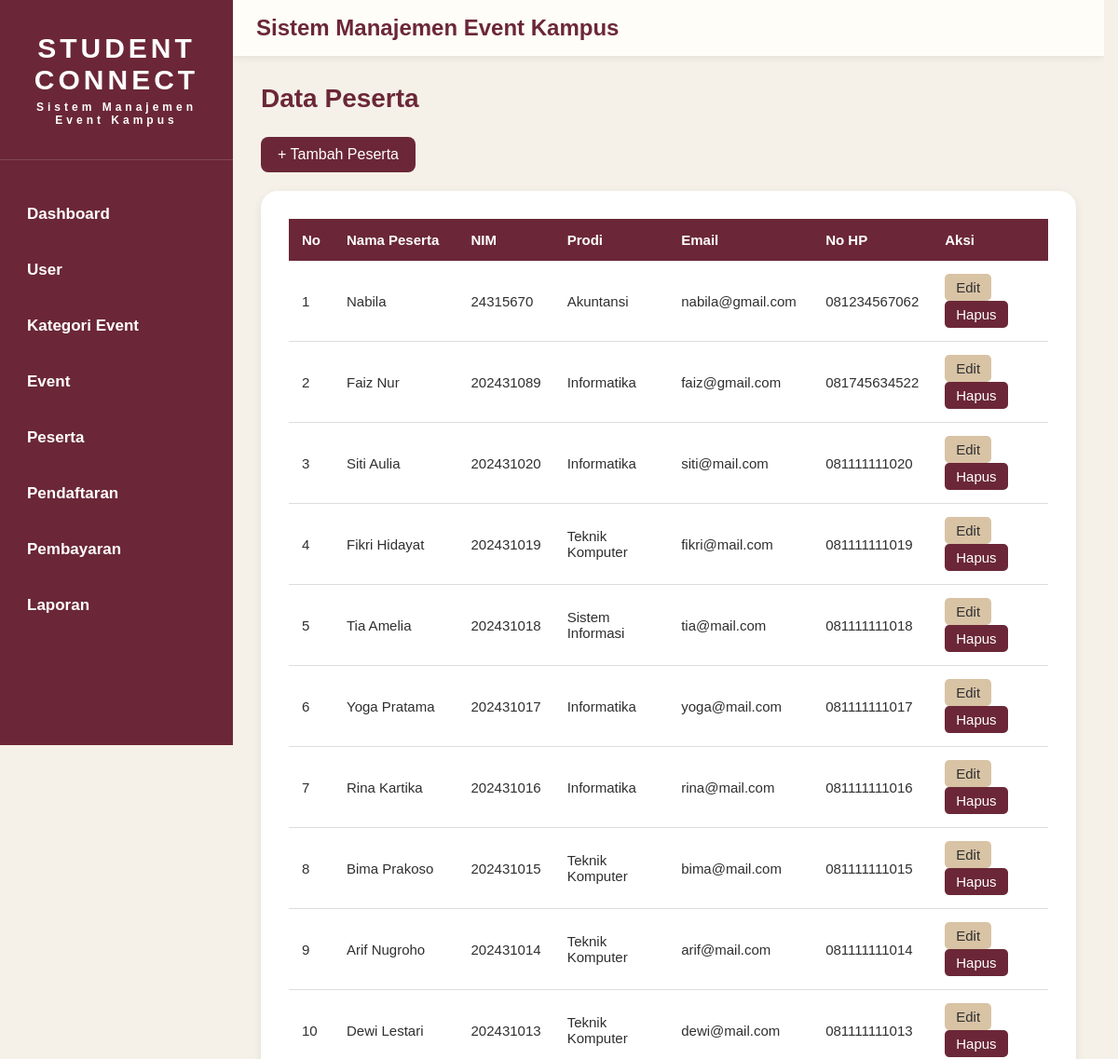
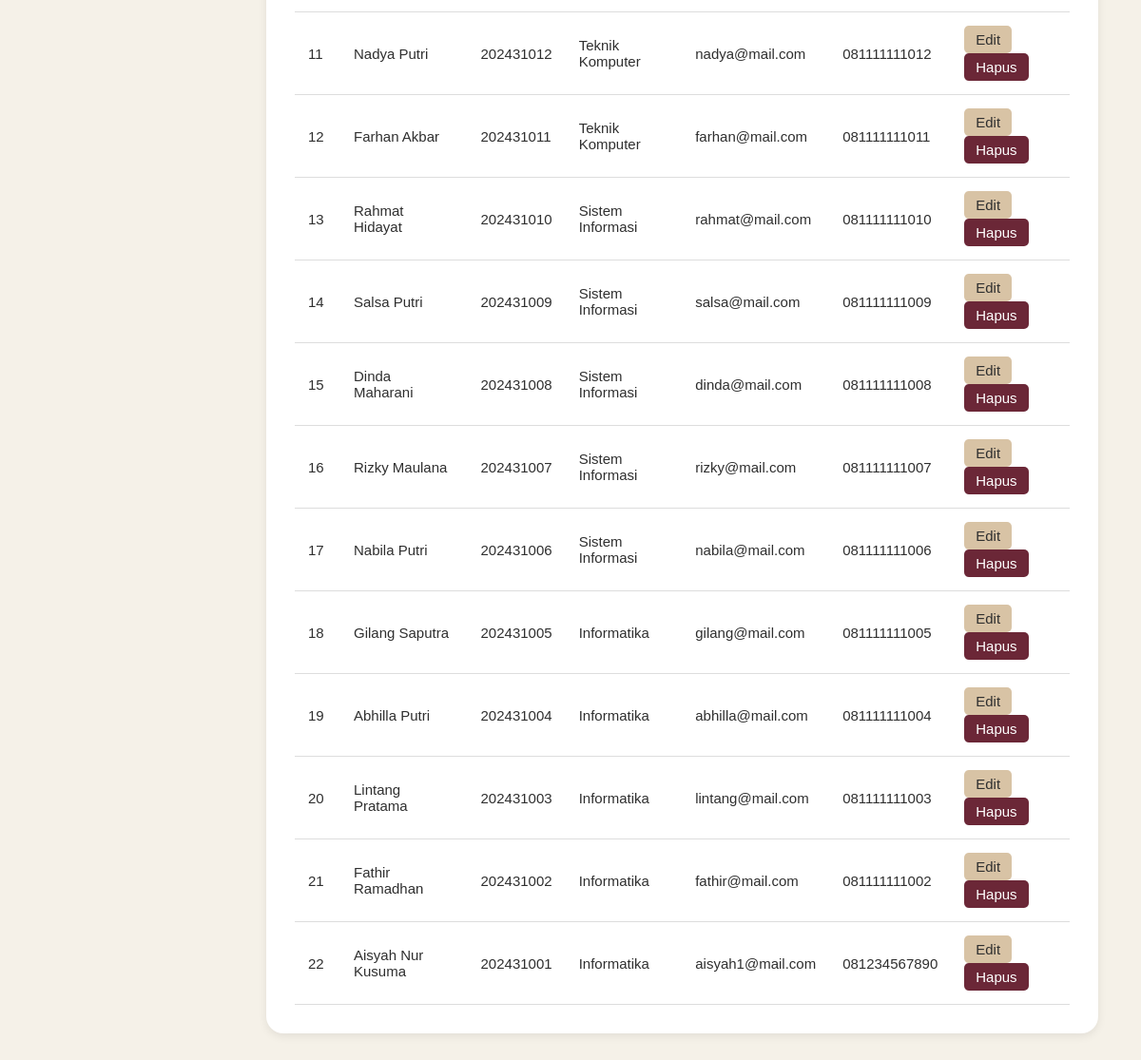
The page /peserta/index.php on the database its author committed (2 pictures, top to bottom).
### tables this page shows
CREATE TABLE `peserta` (
  `id_peserta` int(11) NOT NULL,
  `nama_peserta` varchar(100) NOT NULL,
  `nim` varchar(20) NOT NULL,
  `prodi` varchar(100) NOT NULL,
  `email` varchar(100) NOT NULL,
  `no_hp` varchar(15) NOT NULL
);

### peserta/index.php (the view, shortened to what this page needs)
<?php
include '../config/koneksi.php';
?>
<!DOCTYPE html>
<html lang="id">
<head>
<link rel="stylesheet" href="../assets/style.css">
</head>
<body>
<div class="wrapper">
    <?php include '../layout/sidebar.php'; ?>
    <div class="main-content">
        <?php include '../layout/header.php'; ?>
        <div class="content">
            <h2>Data Peserta</h2>
            <a href="tambah.php" class="btn-tambah">
                + Tambah Peserta
            </a>
            <div class="table-container">
                <table>
                    <thead>
                        <tr>
                            <th>No</th>
                            <th>Nama Peserta</th>
                            <th>NIM</th>
                            <th>Prodi</th>
                            <th>Email</th>
                            <th>No HP</th>
                            <th>Aksi</th>
                        </tr>
                    </thead>
                    <tbody>
                    <?php
                    $no = 1;
                    $query = mysqli_query(
                        $conn,
                        "SELECT * FROM peserta
                        ORDER BY id_peserta DESC"
                    );
                    while($data = mysqli_fetch_assoc($query)){
                    ?>
                    <tr>
                        <td><?= $no++; ?></td>
                        <td><?= $data['nama_peserta']; ?></td>
                        <td><?= $data['nim']; ?></td>
                        <td><?= $data['prodi']; ?></td>
                        <td><?= $data['email']; ?></td>
                        <td><?= $data['no_hp']; ?></td>
                        <td>
                            <a href="edit.php?id=<?= $data['id_peserta']; ?>"
                               class="btn-edit">
                               Edit
                            </a>
                            <a href="hapus.php?id=<?= $data['id_peserta']; ?>"
                               class="btn-hapus"
                               onclick="return confirm('Yakin ingin menghapus?')">
                               Hapus
                            </a>
                        </td>
                    </tr>
                    <?php } ?>
                    </tbody>
                </table>
            </div>
        </div>
    </div>
</div>
</body>
</html>

### assets/style.css (style rules this page uses)
html { scrollbar-gutter: stable; }
* { margin:0; padding:0; box-sizing:border-box; font-family:'Poppins',sans-serif; }
html, body { width:100%; min-height:100%; }
body { background:#F5F1E8; color:#2F2F2F; overflow-x:hidden; }
.wrapper { display:flex; width:100%; min-height:100vh; }
.main-content { flex:1; min-width:0; display:flex; flex-direction:column; }
.content > h2 { color:#6B2737; font-size:28px; font-weight:700; margin-bottom:25px; }
.content { flex:1; width:100%; padding:30px; }
.table-container { background:white; padding:30px; border-radius:18px; box-shadow:0 3px 10px rgba(0,0,0,.08); overflow-x:auto; }
table { width:100%; border-collapse:collapse; }
table th { background:#6B2737; color:white; padding:14px; text-align:left; font-size:15px; }
table td { padding:14px; border-bottom:1px solid #ddd; font-size:15px; }
.btn-tambah { display:inline-block; padding:10px 18px; background:#6B2737; color:white; text-decoration:none; border-radius:8px; margin-bottom:20px; }
.btn-edit { display:inline-block; padding:6px 12px; background:#D8C3A5; color:#2F2F2F; border-radius:5px; text-decoration:none; }
.btn-hapus { display:inline-block; padding:6px 12px; background:#6B2737; color:white; border-radius:5px; text-decoration:none; }

### rows shown on the page
peserta: nama_peserta "Nabila", nim "24315670", prodi "Akuntansi", email "nabila@gmail.com", no_hp "081234567062"
peserta: nama_peserta "Faiz Nur", nim "202431089", prodi "Informatika", email "faiz@gmail.com", no_hp "081745634522"
peserta: nama_peserta "Siti Aulia", nim "202431020", prodi "Informatika", email "siti@mail.com", no_hp "081111111020"
peserta: nama_peserta "Fikri Hidayat", nim "202431019", prodi "Teknik Komputer", email "fikri@mail.com", no_hp "081111111019"
peserta: nama_peserta "Tia Amelia", nim "202431018", prodi "Sistem Informasi", email "tia@mail.com", no_hp "081111111018"
peserta: nama_peserta "Yoga Pratama", nim "202431017", prodi "Informatika", email "yoga@mail.com", no_hp "081111111017"
peserta: nama_peserta "Rina Kartika", nim "202431016", prodi "Informatika", email "rina@mail.com", no_hp "081111111016"
peserta: nama_peserta "Bima Prakoso", nim "202431015", prodi "Teknik Komputer", email "bima@mail.com", no_hp "081111111015"
peserta: nama_peserta "Arif Nugroho", nim "202431014", prodi "Teknik Komputer", email "arif@mail.com", no_hp "081111111014"
peserta: nama_peserta "Dewi Lestari", nim "202431013", prodi "Teknik Komputer", email "dewi@mail.com", no_hp "081111111013"
peserta: nama_peserta "Nadya Putri", nim "202431012", prodi "Teknik Komputer", email "nadya@mail.com", no_hp "081111111012"
peserta: nama_peserta "Farhan Akbar", nim "202431011", prodi "Teknik Komputer", email "farhan@mail.com", no_hp "081111111011"
peserta: nama_peserta "Rahmat Hidayat", nim "202431010", prodi "Sistem Informasi", email "rahmat@mail.com", no_hp "081111111010"
peserta: nama_peserta "Salsa Putri", nim "202431009", prodi "Sistem Informasi", email "salsa@mail.com", no_hp "081111111009"
peserta: nama_peserta "Dinda Maharani", nim "202431008", prodi "Sistem Informasi", email "dinda@mail.com", no_hp "081111111008"
peserta: nama_peserta "Rizky Maulana", nim "202431007", prodi "Sistem Informasi", email "rizky@mail.com", no_hp "081111111007"
peserta: nama_peserta "Nabila Putri", nim "202431006", prodi "Sistem Informasi", email "nabila@mail.com", no_hp "081111111006"
peserta: nama_peserta "Gilang Saputra", nim "202431005", prodi "Informatika", email "gilang@mail.com", no_hp "081111111005"
peserta: nama_peserta "Abhilla Putri", nim "202431004", prodi "Informatika", email "abhilla@mail.com", no_hp "081111111004"
peserta: nama_peserta "Lintang Pratama", nim "202431003", prodi "Informatika", email "lintang@mail.com", no_hp "081111111003"
peserta: nama_peserta "Fathir Ramadhan", nim "202431002", prodi "Informatika", email "fathir@mail.com", no_hp "081111111002"
peserta: nama_peserta "Aisyah Nur Kusuma", nim "202431001", prodi "Informatika", email "aisyah1@mail.com", no_hp "081234567890"
